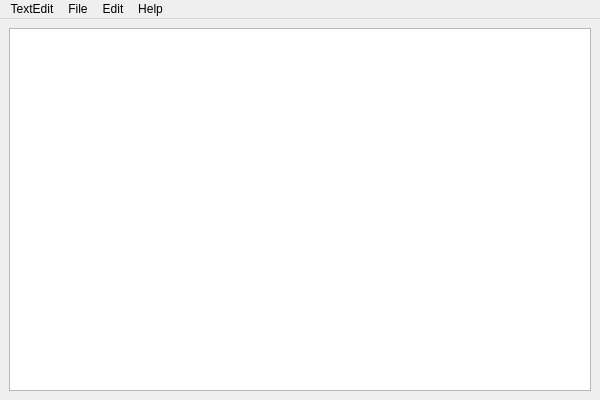
<?xml version="1.0" encoding="UTF-8"?>
<ui version="4.0">
 <class>MainWindow</class>
 <widget class="QMainWindow" name="MainWindow">
  <property name="geometry">
   <rect>
    <x>0</x>
    <y>0</y>
    <width>600</width>
    <height>400</height>
   </rect>
  </property>
  <property name="windowTitle">
   <string>TextEdit</string>
  </property>
  <widget class="QWidget" name="centralwidget">
   <property name="enabled">
    <bool>true</bool>
   </property>
   <property name="sizePolicy">
    <sizepolicy hsizetype="Expanding" vsizetype="Expanding">
     <horstretch>0</horstretch>
     <verstretch>0</verstretch>
    </sizepolicy>
   </property>
   <property name="maximumSize">
    <size>
     <width>16777215</width>
     <height>16777215</height>
    </size>
   </property>
   <layout class="QVBoxLayout" name="verticalLayout">
    <item>
     <widget class="QTextEdit" name="textEdit"/>
    </item>
   </layout>
  </widget>
  <widget class="QMenuBar" name="menubar">
   <property name="geometry">
    <rect>
     <x>0</x>
     <y>0</y>
     <width>600</width>
     <height>22</height>
    </rect>
   </property>
   <widget class="QMenu" name="menuTextEdit">
    <property name="title">
     <string>TextEdit</string>
    </property>
    <addaction name="actionAbout_TextEdit"/>
    <addaction name="actionQuitTextEdit"/>
   </widget>
   <widget class="QMenu" name="menuFile">
    <property name="title">
     <string>File</string>
    </property>
    <addaction name="actionNew"/>
    <addaction name="actionOpen"/>
    <addaction name="actionClose"/>
    <addaction name="actionSave"/>
    <addaction name="actionSave_as"/>
    <addaction name="actionRename"/>
   </widget>
   <widget class="QMenu" name="menuEdit">
    <property name="title">
     <string>Edit</string>
    </property>
    <addaction name="actionCut"/>
    <addaction name="actionCopy"/>
    <addaction name="actionPaste"/>
    <addaction name="actionRedo"/>
    <addaction name="actionUndo"/>
    <addaction name="actionSelect_All"/>
   </widget>
   <widget class="QMenu" name="menuHelp">
    <property name="title">
     <string>Help</string>
    </property>
    <addaction name="actionWhat_Help"/>
   </widget>
   <addaction name="menuTextEdit"/>
   <addaction name="menuFile"/>
   <addaction name="menuEdit"/>
   <addaction name="menuHelp"/>
  </widget>
  <action name="actionAbout_TextEdit">
   <property name="text">
    <string>About TextEdit</string>
   </property>
  </action>
  <action name="actionQuitTextEdit">
   <property name="text">
    <string>Quit TextEdit</string>
   </property>
   <property name="shortcut">
    <string>Ctrl+Q</string>
   </property>
  </action>
  <action name="actionNew">
   <property name="text">
    <string>New</string>
   </property>
   <property name="shortcut">
    <string>Ctrl+N</string>
   </property>
  </action>
  <action name="actionOpen">
   <property name="text">
    <string>Open...</string>
   </property>
   <property name="shortcut">
    <string>Ctrl+O</string>
   </property>
  </action>
  <action name="actionClose">
   <property name="text">
    <string>Close</string>
   </property>
   <property name="shortcut">
    <string>Ctrl+W</string>
   </property>
  </action>
  <action name="actionSave">
   <property name="text">
    <string>Save</string>
   </property>
   <property name="shortcut">
    <string>Ctrl+S</string>
   </property>
  </action>
  <action name="actionSave_as">
   <property name="text">
    <string>Save as...</string>
   </property>
   <property name="shortcut">
    <string>Ctrl+Shift+S</string>
   </property>
  </action>
  <action name="actionRename">
   <property name="text">
    <string>Rename</string>
   </property>
  </action>
  <action name="actionCut">
   <property name="text">
    <string>Cut</string>
   </property>
   <property name="shortcut">
    <string>Ctrl+X</string>
   </property>
  </action>
  <action name="actionCopy">
   <property name="text">
    <string>Copy</string>
   </property>
   <property name="shortcut">
    <string>Ctrl+C</string>
   </property>
  </action>
  <action name="actionPaste">
   <property name="text">
    <string>Paste</string>
   </property>
   <property name="shortcut">
    <string>Ctrl+V</string>
   </property>
  </action>
  <action name="actionRedo">
   <property name="text">
    <string>Redo</string>
   </property>
   <property name="shortcut">
    <string>Ctrl+Shift+Z</string>
   </property>
  </action>
  <action name="actionUndo">
   <property name="text">
    <string>Undo</string>
   </property>
   <property name="shortcut">
    <string>Ctrl+Z</string>
   </property>
  </action>
  <action name="actionSelect_All">
   <property name="text">
    <string>Select All</string>
   </property>
   <property name="shortcut">
    <string>Ctrl+A</string>
   </property>
  </action>
  <action name="actionWhat_Help">
   <property name="text">
    <string>What Help?</string>
   </property>
  </action>
 </widget>
 <resources/>
 <connections>
  <connection>
   <sender>actionNew</sender>
   <signal>triggered()</signal>
   <receiver>MainWindow</receiver>
   <slot>new_file()</slot>
   <hints>
    <hint type="sourcelabel">
     <x>159</x>
     <y>119</y>
    </hint>
    <hint type="destinationlabel">
     <x>159</x>
     <y>119</y>
    </hint>
   </hints>
  </connection>
  <connection>
   <sender>actionSave</sender>
   <signal>triggered()</signal>
   <receiver>MainWindow</receiver>
   <slot>save_file()</slot>
   <hints>
    <hint type="sourcelabel">
     <x>-1</x>
     <y>-1</y>
    </hint>
    <hint type="destinationlabel">
     <x>159</x>
     <y>119</y>
    </hint>
   </hints>
  </connection>
  <connection>
   <sender>actionOpen</sender>
   <signal>triggered()</signal>
   <receiver>MainWindow</receiver>
   <slot>open_file()</slot>
   <hints>
    <hint type="sourcelabel">
     <x>-1</x>
     <y>-1</y>
    </hint>
    <hint type="destinationlabel">
     <x>299</x>
     <y>199</y>
    </hint>
   </hints>
  </connection>
  <connection>
   <sender>actionSave_as</sender>
   <signal>triggered()</signal>
   <receiver>MainWindow</receiver>
   <slot>save_as_file()</slot>
   <hints>
    <hint type="sourcelabel">
     <x>-1</x>
     <y>-1</y>
    </hint>
    <hint type="destinationlabel">
     <x>299</x>
     <y>199</y>
    </hint>
   </hints>
  </connection>
  <connection>
   <sender>actionRename</sender>
   <signal>triggered()</signal>
   <receiver>MainWindow</receiver>
   <slot>rename_file()</slot>
   <hints>
    <hint type="sourcelabel">
     <x>-1</x>
     <y>-1</y>
    </hint>
    <hint type="destinationlabel">
     <x>299</x>
     <y>199</y>
    </hint>
   </hints>
  </connection>
  <connection>
   <sender>actionClose</sender>
   <signal>triggered()</signal>
   <receiver>MainWindow</receiver>
   <slot>close_file()</slot>
   <hints>
    <hint type="sourcelabel">
     <x>-1</x>
     <y>-1</y>
    </hint>
    <hint type="destinationlabel">
     <x>299</x>
     <y>199</y>
    </hint>
   </hints>
  </connection>
  <connection>
   <sender>actionCopy</sender>
   <signal>triggered()</signal>
   <receiver>MainWindow</receiver>
   <slot>copy_text()</slot>
   <hints>
    <hint type="sourcelabel">
     <x>-1</x>
     <y>-1</y>
    </hint>
    <hint type="destinationlabel">
     <x>299</x>
     <y>199</y>
    </hint>
   </hints>
  </connection>
  <connection>
   <sender>actionCut</sender>
   <signal>triggered()</signal>
   <receiver>MainWindow</receiver>
   <slot>cut_text()</slot>
   <hints>
    <hint type="sourcelabel">
     <x>-1</x>
     <y>-1</y>
    </hint>
    <hint type="destinationlabel">
     <x>299</x>
     <y>199</y>
    </hint>
   </hints>
  </connection>
  <connection>
   <sender>actionPaste</sender>
   <signal>triggered()</signal>
   <receiver>MainWindow</receiver>
   <slot>paste_text()</slot>
   <hints>
    <hint type="sourcelabel">
     <x>-1</x>
     <y>-1</y>
    </hint>
    <hint type="destinationlabel">
     <x>299</x>
     <y>199</y>
    </hint>
   </hints>
  </connection>
  <connection>
   <sender>actionRedo</sender>
   <signal>triggered()</signal>
   <receiver>MainWindow</receiver>
   <slot>redo()</slot>
   <hints>
    <hint type="sourcelabel">
     <x>-1</x>
     <y>-1</y>
    </hint>
    <hint type="destinationlabel">
     <x>299</x>
     <y>199</y>
    </hint>
   </hints>
  </connection>
  <connection>
   <sender>actionUndo</sender>
   <signal>triggered()</signal>
   <receiver>MainWindow</receiver>
   <slot>undo()</slot>
   <hints>
    <hint type="sourcelabel">
     <x>-1</x>
     <y>-1</y>
    </hint>
    <hint type="destinationlabel">
     <x>299</x>
     <y>199</y>
    </hint>
   </hints>
  </connection>
  <connection>
   <sender>actionAbout_TextEdit</sender>
   <signal>triggered()</signal>
   <receiver>MainWindow</receiver>
   <slot>about()</slot>
   <hints>
    <hint type="sourcelabel">
     <x>-1</x>
     <y>-1</y>
    </hint>
    <hint type="destinationlabel">
     <x>299</x>
     <y>199</y>
    </hint>
   </hints>
  </connection>
  <connection>
   <sender>actionQuitTextEdit</sender>
   <signal>triggered()</signal>
   <receiver>MainWindow</receiver>
   <slot>quit_app()</slot>
   <hints>
    <hint type="sourcelabel">
     <x>-1</x>
     <y>-1</y>
    </hint>
    <hint type="destinationlabel">
     <x>299</x>
     <y>199</y>
    </hint>
   </hints>
  </connection>
  <connection>
   <sender>actionSelect_All</sender>
   <signal>triggered()</signal>
   <receiver>MainWindow</receiver>
   <slot>select_all()</slot>
   <hints>
    <hint type="sourcelabel">
     <x>-1</x>
     <y>-1</y>
    </hint>
    <hint type="destinationlabel">
     <x>299</x>
     <y>199</y>
    </hint>
   </hints>
  </connection>
  <connection>
   <sender>actionWhat_Help</sender>
   <signal>triggered()</signal>
   <receiver>MainWindow</receiver>
   <slot>help()</slot>
   <hints>
    <hint type="sourcelabel">
     <x>-1</x>
     <y>-1</y>
    </hint>
    <hint type="destinationlabel">
     <x>299</x>
     <y>199</y>
    </hint>
   </hints>
  </connection>
 </connections>
 <slots>
  <slot>new_file()</slot>
  <slot>open_file()</slot>
  <slot>save_file()</slot>
  <slot>close_file()</slot>
  <slot>save_as_file()</slot>
  <slot>rename_file()</slot>
  <slot>redo()</slot>
  <slot>undo()</slot>
  <slot>cut_text()</slot>
  <slot>select_all()</slot>
  <slot>delete_text()</slot>
  <slot>copy_text()</slot>
  <slot>paste_text()</slot>
  <slot>about()</slot>
  <slot>quit_app()</slot>
  <slot>help()</slot>
 </slots>
</ui>
